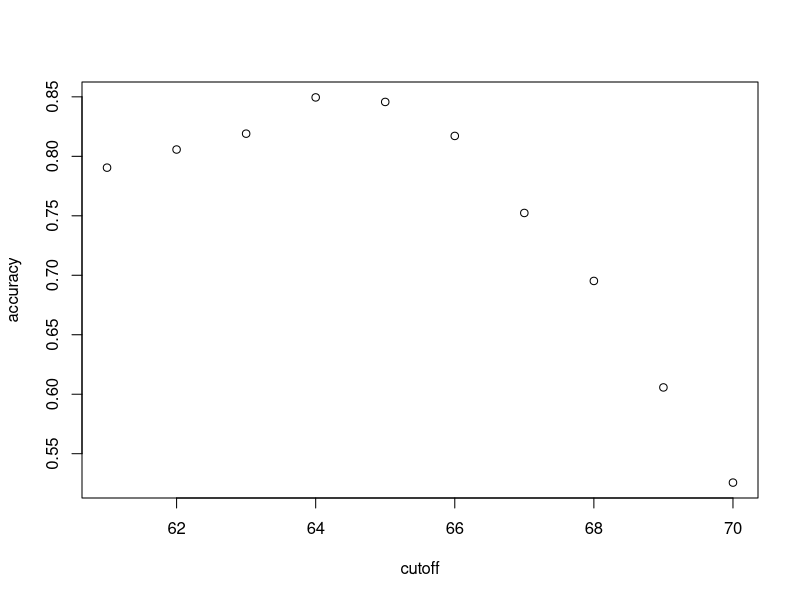
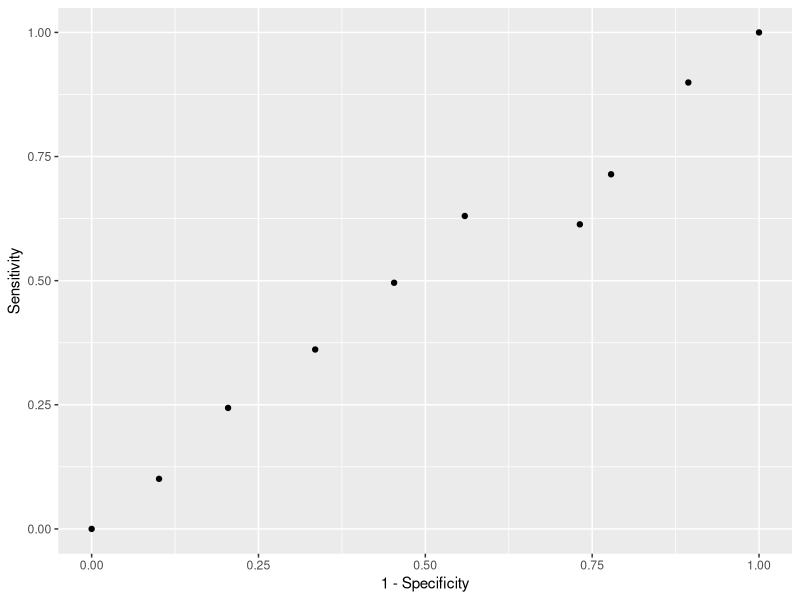
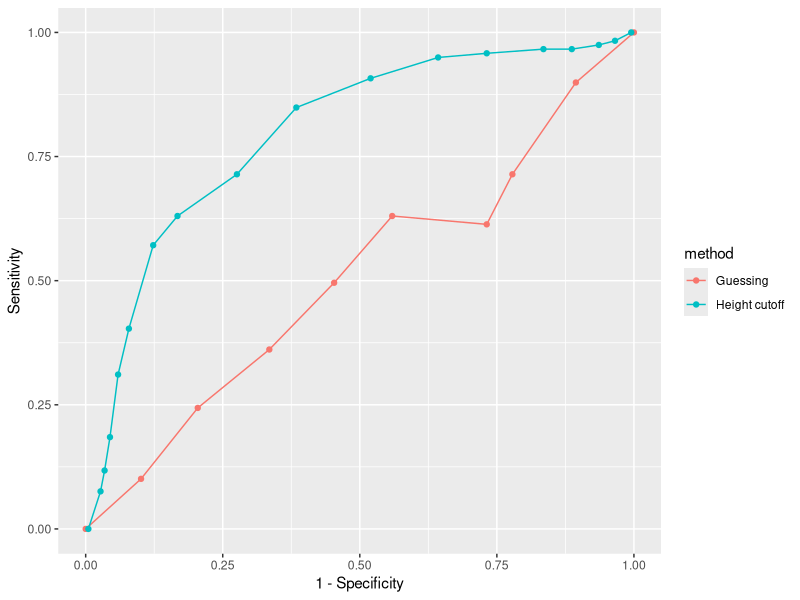
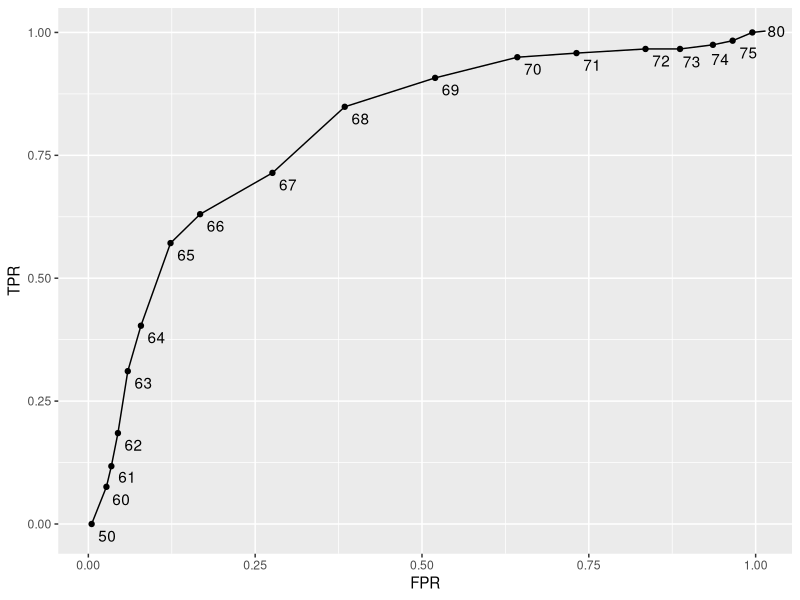
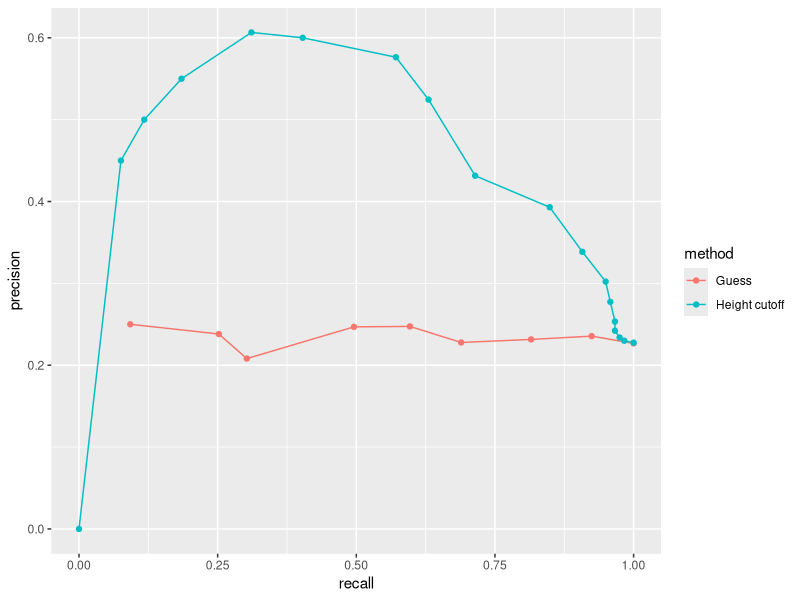
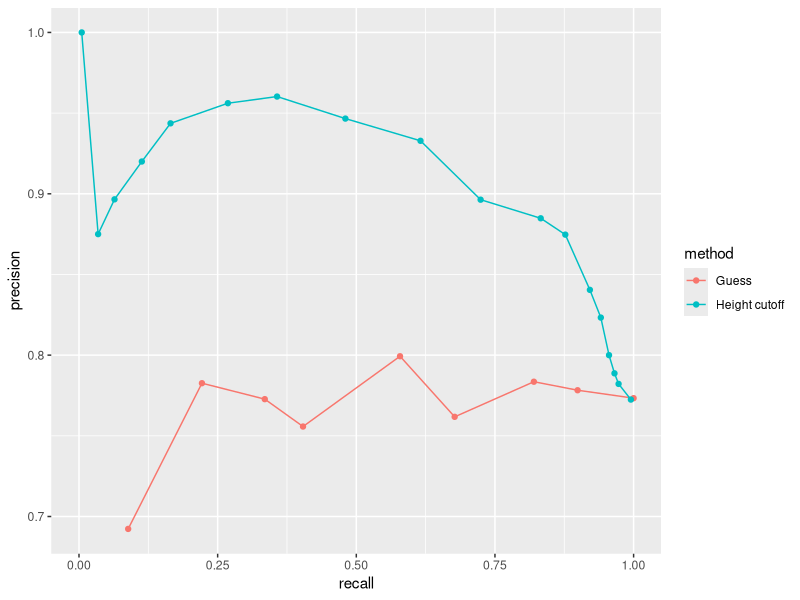

Recreate these plots in R, in order.
# ---------------------------------------------------------------
# Author.... Merritt Burch
# Contact... mbb262@cornell.edu
# Date...... 2020-04-28
#
# Description 
#   - Caret package, training and test sets, and overall accuracy
# ---------------------------------------------------------------

# --------------------------------------------------------------
# Caret package, training and test sets, and overall accuracy
# --------------------------------------------------------------

# Load packages
library(tidyverse)
library(caret)
library(dslabs)
data(heights)

# define the outcome and predictors
y <- heights$sex
x <- heights$height

# generate training and test sets
set.seed(2007)
test_index <- createDataPartition(y, times = 1, p = 0.5, list = FALSE)
test_set <- heights[test_index, ]
train_set <- heights[-test_index, ]

# guess the outcome
y_hat <- sample(c("Male", "Female"), length(test_index), replace = TRUE)
y_hat <- sample(c("Male", "Female"), length(test_index), replace = TRUE) %>% 
  factor(levels = levels(test_set$sex))

# compute accuracy
mean(y_hat == test_set$sex)
heights %>% group_by(sex) %>% summarize(mean(height), sd(height))
y_hat <- ifelse(x > 62, "Male", "Female") %>% factor(levels = levels(test_set$sex))
mean(y == y_hat)

# examine the accuracy of 10 cutoffs
cutoff <- seq(61, 70)
accuracy <- map_dbl(cutoff, function(x){
  y_hat <- ifelse(train_set$height > x, "Male", "Female") %>% 
    factor(levels = levels(test_set$sex))
  mean(y_hat == train_set$sex)
})
max(accuracy)
plot(cutoff, accuracy)
best_cutoff <- cutoff[which.max(accuracy)]
best_cutoff
y_hat <- ifelse(test_set$height > best_cutoff, "Male", "Female") %>% 
  factor(levels = levels(test_set$sex))
y_hat <- factor(y_hat)
mean(y_hat == test_set$sex)


# --------------------------------------------------------------
# Basics of Evaluating Machine Learning Algorithms
# --------------------------------------------------------------

# tabulate each combination of prediction and actual value
table(predicted = y_hat, actual = test_set$sex)
test_set %>% 
  mutate(y_hat = y_hat) %>%
  group_by(sex) %>% 
  summarize(accuracy = mean(y_hat == sex))
prev <- mean(y == "Male")

confusionMatrix(data = y_hat, reference = test_set$sex)


# --------------------------------------------------------------
# Balanced Accuracy and F1 Score
# --------------------------------------------------------------

# maximize F-score
cutoff <- seq(61, 70)
F_1 <- map_dbl(cutoff, function(x){
  y_hat <- ifelse(train_set$height > x, "Male", "Female") %>% 
    factor(levels = levels(test_set$sex))
  F_meas(data = y_hat, reference = factor(train_set$sex))
})
max(F_1)

best_cutoff <- cutoff[which.max(F_1)]
y_hat <- ifelse(test_set$height > best_cutoff, "Male", "Female") %>% 
  factor(levels = levels(test_set$sex))
sensitivity(data = y_hat, reference = test_set$sex)
specificity(data = y_hat, reference = test_set$sex)


# --------------------------------------------------------------
# Roc and precision recall curves
# --------------------------------------------------------------

p <- 0.9
n <- length(test_index)
y_hat <- sample(c("Male", "Female"), n, replace = TRUE, prob=c(p, 1-p)) %>% 
  factor(levels = levels(test_set$sex))
mean(y_hat == test_set$sex)

# ROC curve
probs <- seq(0, 1, length.out = 10)
guessing <- map_df(probs, function(p){
  y_hat <- 
    sample(c("Male", "Female"), n, replace = TRUE, prob=c(p, 1-p)) %>% 
    factor(levels = c("Female", "Male"))
  list(method = "Guessing",
       FPR = 1 - specificity(y_hat, test_set$sex),
       TPR = sensitivity(y_hat, test_set$sex))
})
guessing %>% qplot(FPR, TPR, data =., xlab = "1 - Specificity", ylab = "Sensitivity")

cutoffs <- c(50, seq(60, 75), 80)
height_cutoff <- map_df(cutoffs, function(x){
  y_hat <- ifelse(test_set$height > x, "Male", "Female") %>% 
    factor(levels = c("Female", "Male"))
  list(method = "Height cutoff",
       FPR = 1-specificity(y_hat, test_set$sex),
       TPR = sensitivity(y_hat, test_set$sex))
})

# plot both curves together
bind_rows(guessing, height_cutoff) %>%
  ggplot(aes(FPR, TPR, color = method)) +
  geom_line() +
  geom_point() +
  xlab("1 - Specificity") +
  ylab("Sensitivity")

library(ggrepel)
map_df(cutoffs, function(x){
  y_hat <- ifelse(test_set$height > x, "Male", "Female") %>% 
    factor(levels = c("Female", "Male"))
  list(method = "Height cutoff",
       cutoff = x, 
       FPR = 1-specificity(y_hat, test_set$sex),
       TPR = sensitivity(y_hat, test_set$sex))
}) %>%
  ggplot(aes(FPR, TPR, label = cutoff)) +
  geom_line() +
  geom_point() +
  geom_text_repel(nudge_x = 0.01, nudge_y = -0.01)

# plot precision against recall
guessing <- map_df(probs, function(p){
  y_hat <- sample(c("Male", "Female"), length(test_index), 
                  replace = TRUE, prob=c(p, 1-p)) %>% 
    factor(levels = c("Female", "Male"))
  list(method = "Guess",
       recall = sensitivity(y_hat, test_set$sex),
       precision = precision(y_hat, test_set$sex))
})

height_cutoff <- map_df(cutoffs, function(x){
  y_hat <- ifelse(test_set$height > x, "Male", "Female") %>% 
    factor(levels = c("Female", "Male"))
  list(method = "Height cutoff",
       recall = sensitivity(y_hat, test_set$sex),
       precision = precision(y_hat, test_set$sex))
})

bind_rows(guessing, height_cutoff) %>%
  ggplot(aes(recall, precision, color = method)) +
  geom_line() +
  geom_point()
guessing <- map_df(probs, function(p){
  y_hat <- sample(c("Male", "Female"), length(test_index), replace = TRUE, 
                  prob=c(p, 1-p)) %>% 
    factor(levels = c("Male", "Female"))
  list(method = "Guess",
       recall = sensitivity(y_hat, relevel(test_set$sex, "Male", "Female")),
       precision = precision(y_hat, relevel(test_set$sex, "Male", "Female")))
})

height_cutoff <- map_df(cutoffs, function(x){
  y_hat <- ifelse(test_set$height > x, "Male", "Female") %>% 
    factor(levels = c("Male", "Female"))
  list(method = "Height cutoff",
       recall = sensitivity(y_hat, relevel(test_set$sex, "Male", "Female")),
       precision = precision(y_hat, relevel(test_set$sex, "Male", "Female")))
})
bind_rows(guessing, height_cutoff) %>%
  ggplot(aes(recall, precision, color = method)) +
  geom_line() +
  geom_point()


# Comprehension Check: Practice with Machine Learning, Part 1
library(dslabs)
library(dplyr)
library(lubridate)
data(reported_heights)

dat <- mutate(reported_heights, date_time = ymd_hms(time_stamp)) %>%
  filter(date_time >= make_date(2016, 01, 25) & date_time < make_date(2016, 02, 1)) %>%
  mutate(type = ifelse(day(date_time) == 25 & hour(date_time) == 8 & between(minute(date_time), 15, 30), "inclass","online")) %>%
  select(sex, type)

y <- factor(dat$sex, c("Female", "Male"))
x <- dat$type

# Random guessing
y_hat <- sample(c("Male", "Female"), length(y), replace = TRUE)
y_hat <- sample(c("Male", "Female"), length(y), replace = TRUE) %>% 
  factor(levels = levels(as.factor(dat$sex)))
mean(y_hat == dat$sex) # compute accuracy

# Use type instead of a height cutoff
y_hat <- ifelse(dat$type == "online", "Male", "Female") %>% factor(levels = levels(as.factor(dat$sex)))
mean(y == y_hat)
